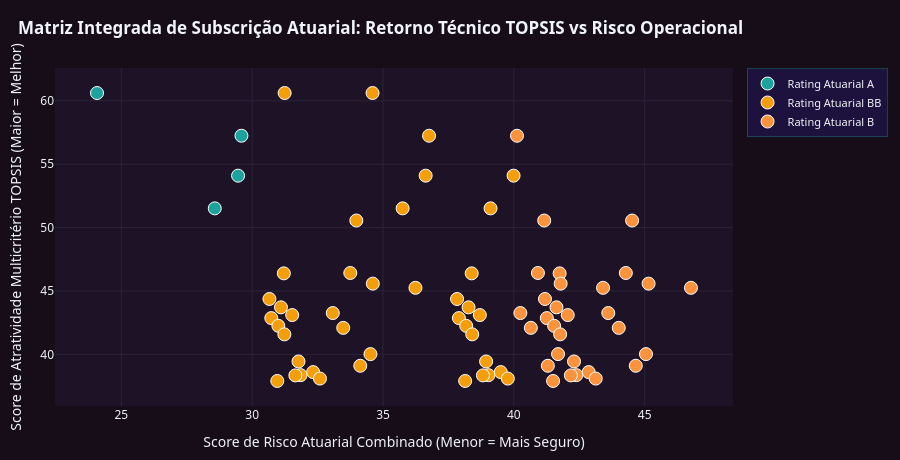

The cell this chart's notebook holds for it:
### Code cell
display(Markdown("### 4.3 Veículos Lançadores Qualificados pelo Critério Atuarial (Wilson 95%)"))
display(
    selection.qualified_launchers[
        [
            "id_veiculo",
            "modelo_veiculo",
            "agencia_principal",
            "pais_estado",
            "total_lancamentos",
            "taxa_sucesso_pct",
            "wilson_lower_95_pct",
            "confiabilidade_bayes_pct",
            "ultimo_voo_ano",
        ]
    ].head(10)
)

display(Markdown(f"### 4.4 Cenários Integrados de Subscrição Atuarial ({n_saved_scen} cenários persistidos no SQLite)"))
display(
    selection.actuarial_scenarios[
        [
            "id_cenario",
            "nome_asteroide",
            "modelo_veiculo",
            "id_corredor_transito",
            "min_delta_v_kms",
            "indice_maturidade_info",
            "confiabilidade_wilson_pct",
            "score_topsis",
            "score_risco_combinado",
            "rating_atuarial",
        ]
    ].head(12)
)

fig_actuarial_scenarios_matrix(selection).show()

### Figure 1 — Plotly figure (JSON) as saved in the notebook; plotly's stock layout.template omitted (floating-point values rounded to 4 significant figures; data arrays with more than 128 entries replaced by an {"elided": "..."} marker saying what was removed)
{"data": [{"customdata": [["NS_SCEN_001", "99942 Apophis (2004 MN4)", "Falcon 9", 6.049, 98.75], ["NS_SCEN_004", "(2009 HC)", "Falcon 9", 4.44, 98.75], ["NS_SCEN_007", "(2014 MF18)", "Falcon 9", 6.269, 98.75], ["NS_SCEN_010", "341843 (2008 EV5)", "Falcon 9", 6.291, 98.75]], "hovertemplate": "<b>%{customdata[0]}</b> (Rating A)<br>Alvo: %{customdata[1]}<br>Foguete: %{customdata[2]} (Wilson 95%: %{customdata[4]:.2f}%)<br>Δv: %{customdata[3]:.3f} km/s<br>Risco Combinado: %{x:.2f} | Score TOPSIS: %{y:.2f}<extra></extra>", "marker": {"color": "#1CA39E", "line": {"color": "#FFFFFF", "width": 1}, "size": 13, "symbol": "circle"}, "mode": "markers", "name": "Rating Atuarial A", "type": "scatter", "x": [24.07, 29.59, 29.46, 28.57], "y": [60.62, 57.25, 54.1, 51.52]}, {"customdata": {"elided": "41x5 mixed values"}, "hovertemplate": "<b>%{customdata[0]}</b> (Rating BB)<br>Alvo: %{customdata[1]}<br>Foguete: %{customdata[2]} (Wilson 95%: %{customdata[4]:.2f}%)<br>Δv: %{customdata[3]:.3f} km/s<br>Risco Combinado: %{x:.2f} | Score TOPSIS: %{y:.2f}<extra></extra>", "marker": {"color": "#F59E0B", "line": {"color": "#FFFFFF", "width": 1}, "size": 13, "symbol": "circle"}, "mode": "markers", "name": "Rating Atuarial BB", "type": "scatter", "x": [31.24, 34.6, 36.76, 36.63, 39.99, 35.75, 39.11, 33.98, 33.75, 31.21, 38.39, 34.61, 36.24, 30.66, 37.83, 31.1, 38.27, 33.08, 31.53, 38.7, 30.73, 37.9, 31.0, 38.18, 33.48, 31.23, 38.41, 34.52, 31.77, 38.94, 34.13, 32.33, 39.5, 31.85, 39.03, 31.65, 38.82, 32.59, 39.77, 30.96, 38.14], "y": [60.62, 60.62, 57.25, 54.1, 54.1, 51.52, 51.52, 50.56, 46.42, 46.39, 46.39, 45.58, 45.25, 44.37, 44.37, 43.71, 43.71, 43.26, 43.1, 43.1, 42.86, 42.86, 42.25, 42.25, 42.09, 41.58, 41.58, 40.02, 39.44, 39.44, 39.1, 38.6, 38.6, 38.36, 38.36, 38.34, 38.34, 38.09, 38.09, 37.9, 37.9]}, {"customdata": {"elided": "30x5 mixed values"}, "hovertemplate": "<b>%{customdata[0]}</b> (Rating B)<br>Alvo: %{customdata[1]}<br>Foguete: %{customdata[2]} (Wilson 95%: %{customdata[4]:.2f}%)<br>Δv: %{customdata[3]:.3f} km/s<br>Risco Combinado: %{x:.2f} | Score TOPSIS: %{y:.2f}<extra></extra>", "marker": {"color": "#FB923C", "line": {"color": "#FFFFFF", "width": 1}, "size": 13, "symbol": "circle"}, "mode": "markers", "name": "Rating Atuarial B", "type": "scatter", "x": [40.12, 41.16, 44.52, 40.92, 44.28, 41.75, 41.79, 45.15, 43.41, 46.77, 41.19, 41.63, 40.25, 43.61, 42.06, 41.26, 41.54, 40.65, 44.01, 41.77, 41.69, 45.05, 42.3, 41.3, 44.66, 42.86, 42.39, 42.18, 43.13, 41.5], "y": [57.25, 50.56, 50.56, 46.42, 46.42, 46.39, 45.58, 45.58, 45.25, 45.25, 44.37, 43.71, 43.26, 43.26, 43.1, 42.86, 42.25, 42.09, 42.09, 41.58, 40.02, 40.02, 39.44, 39.1, 39.1, 38.6, 38.36, 38.34, 38.09, 37.9]}], "layout": {"font": {"color": "#F1F5F9", "family": "Segoe UI, sans-serif", "size": 12}, "height": 460, "hoverlabel": {"bgcolor": "#23145B", "bordercolor": "#1CA39E", "font": {"color": "#FFFFFF", "size": 12}}, "legend": {"bgcolor": "rgba(35, 20, 91, 0.55)", "bordercolor": "rgba(28, 163, 158, 0.35)", "borderwidth": 1, "font": {"size": 11}}, "margin": {"b": 50, "l": 55, "r": 35, "t": 68}, "paper_bgcolor": "#160D18", "plot_bgcolor": "#1D1226", "title": {"font": {"color": "#F1F5F9", "family": "Segoe UI, sans-serif", "size": 17}, "text": "<b>Matriz Integrada de Subscrição Atuarial: Retorno Técnico TOPSIS vs Risco Operacional</b>", "x": 0.02}, "xaxis": {"gridcolor": "#2A2438", "title": {"text": "Score de Risco Atuarial Combinado (Menor = Mais Seguro)"}, "zerolinecolor": "#2A2438"}, "yaxis": {"gridcolor": "#2A2438", "title": {"text": "Score de Atratividade Multicritério TOPSIS (Maior = Melhor)"}, "zerolinecolor": "#2A2438"}}}
